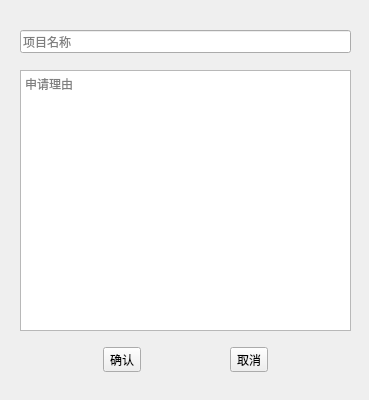
<?xml version="1.0" encoding="UTF-8"?>
<ui version="4.0">
 <class>ApplyProWidget</class>
 <widget class="QWidget" name="ApplyProWidget">
  <property name="geometry">
   <rect>
    <x>0</x>
    <y>0</y>
    <width>369</width>
    <height>400</height>
   </rect>
  </property>
  <property name="windowTitle">
   <string>大创项目申请</string>
  </property>
  <property name="windowIcon">
   <iconset resource="SIMS_res.qrc">
    <normaloff>:/SIM_System_Pics/resources/icon_login_2.png</normaloff>:/SIM_System_Pics/resources/icon_login_2.png</iconset>
  </property>
  <widget class="QLineEdit" name="lineEdit">
   <property name="geometry">
    <rect>
     <x>20</x>
     <y>30</y>
     <width>331</width>
     <height>23</height>
    </rect>
   </property>
   <property name="readOnly">
    <bool>true</bool>
   </property>
   <property name="placeholderText">
    <string>项目名称</string>
   </property>
  </widget>
  <widget class="QTextEdit" name="textEdit">
   <property name="geometry">
    <rect>
     <x>20</x>
     <y>70</y>
     <width>331</width>
     <height>261</height>
    </rect>
   </property>
   <property name="placeholderText">
    <string>申请理由</string>
   </property>
  </widget>
  <widget class="QWidget" name="widget" native="true">
   <property name="geometry">
    <rect>
     <x>20</x>
     <y>340</y>
     <width>331</width>
     <height>40</height>
    </rect>
   </property>
   <layout class="QHBoxLayout" name="horizontalLayout">
    <item>
     <widget class="QToolButton" name="toolButton">
      <property name="text">
       <string>确认</string>
      </property>
     </widget>
    </item>
    <item>
     <widget class="QToolButton" name="toolButton_2">
      <property name="text">
       <string>取消</string>
      </property>
     </widget>
    </item>
   </layout>
  </widget>
 </widget>
 <resources>
  <include location="SIMS_res.qrc"/>
 </resources>
 <connections/>
</ui>
